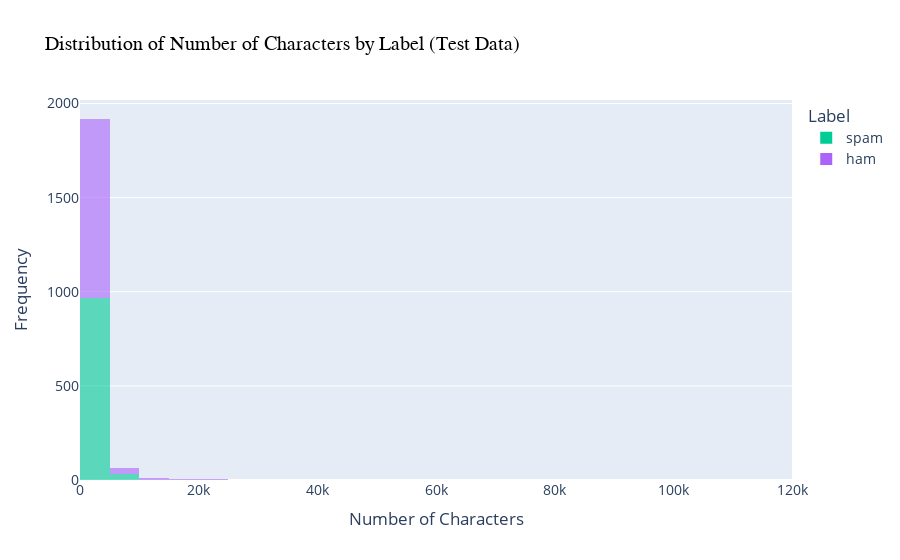

The notebook cell saved with this chart:
### Code cell
#visualizating distribution of number of characters for each class

fig = px.histogram(
    df_test, 
    x='num_characters', 
    color='label_text', 
    nbins=30,  # Number of bins
    opacity=0.6,
    labels={'num_characters': 'Number of Characters'}, 
    title='Distribution of Number of Characters by Label (Test Data)',
    color_discrete_map={0: 'green', 1: 'purple'}  # Map target values to colors
)


#update layout for better readability
fig.update_layout(
    xaxis_title='Number of Characters',
    yaxis_title='Frequency',
    legend_title='Label',
    font=dict(size=14),
    title_font=dict(size=20, family='Times New Roman', color='black'),
)
fig.show()

### Figure 1 — Plotly figure (JSON) as saved in the notebook; plotly's stock layout.template omitted (floating-point values rounded to 4 significant figures; data arrays with more than 128 entries replaced by an {"elided": "..."} marker saying what was removed)
{"data": [{"alignmentgroup": "True", "bingroup": "x", "hovertemplate": "label_text=spam<br>Number of Characters=%{x}<br>count=%{y}<extra></extra>", "legendgroup": "spam", "marker": {"color": "#00cc96", "opacity": 0.6, "pattern": {"shape": ""}}, "name": "spam", "nbinsx": 30, "offsetgroup": "spam", "orientation": "v", "showlegend": true, "type": "histogram", "x": {"elided": "1008 int values"}, "xaxis": "x", "yaxis": "y"}, {"alignmentgroup": "True", "bingroup": "x", "hovertemplate": "label_text=ham<br>Number of Characters=%{x}<br>count=%{y}<extra></extra>", "legendgroup": "ham", "marker": {"color": "#ab63fa", "opacity": 0.6, "pattern": {"shape": ""}}, "name": "ham", "nbinsx": 30, "offsetgroup": "ham", "orientation": "v", "showlegend": true, "type": "histogram", "x": {"elided": "992 int values"}, "xaxis": "x", "yaxis": "y"}], "layout": {"barmode": "relative", "font": {"size": 14}, "legend": {"title": {"text": "Label"}, "tracegroupgap": 0}, "title": {"font": {"color": "black", "family": "Times New Roman", "size": 20}, "text": "Distribution of Number of Characters by Label (Test Data)"}, "xaxis": {"anchor": "y", "domain": [0, 1], "title": {"text": "Number of Characters"}}, "yaxis": {"anchor": "x", "domain": [0, 1], "title": {"text": "Frequency"}}}}
